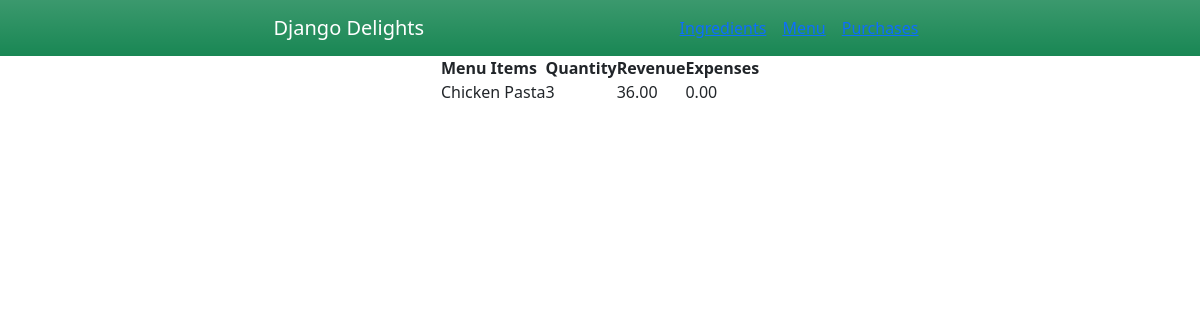
The page /incomereport on the database as committed earlier.
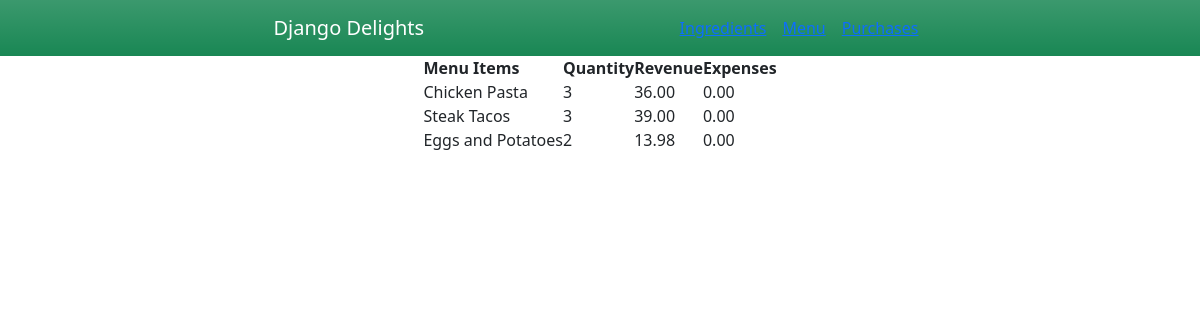
The same page on the database as committed later.
### inventory/models.py (models this page shows, shortened)
class Purchase(models.Model):
    menu_item = models.ForeignKey(MenuItem, on_delete=models.CASCADE)
    purchase_date = models.DateTimeField(auto_now_add=True, null=False, blank=False)
    quantity = models.IntegerField(blank=True, null=True)
    total = models.DecimalField(max_digits=10, decimal_places=2, null=True, blank=True, default=0)
    cogs = models.DecimalField(max_digits=10, decimal_places=2, null=True, blank=True, default=0)

class MenuItem(models.Model):
    name = models.CharField(max_length=25, null=False, blank=False)
    price = models.DecimalField(max_digits=10, decimal_places=2, null=False, blank=False)
    ingredients = models.ManyToManyField(Ingredient, through='RecipeRequirement')
    def __str__(self):
        return self.name

### inventory/views.py (the view)
# urls.py: path('incomereport', views.incomereport, name='incomereport'),
def incomereport(request):
    purchases = Purchase.objects.all()
    context = {'purchases': purchases}
    return render(request, 'inventory/incomereport.html', context)

### inventory/templates/inventory/incomereport.html
{% extends './base.html' %}
{% block content %}
<table>
    <tr>
    <th>Menu Items</th>
    <th>Quantity</th>
    <th>Revenue</th>
    <th>Expenses</th>
    </tr>
    {% for purchase in purchases %}
    <tr>
        <td>{{purchase.menu_item}}</td>
        <td>{{purchase.quantity}}</td>
        <td>{{purchase.total}}</td>
        <td>{{purchase.cogs}}</td>
    </tr>
    {% endfor %}
</table>
{% endblock %}

Rows that differ between the two databases and show on the page:
added Purchase: menu_item "Steak Tacos", quantity "3", total "39.00", cogs "0.00"
added Purchase: menu_item "Eggs and Potatoes", quantity "2", total "13.98", cogs "0.00"
